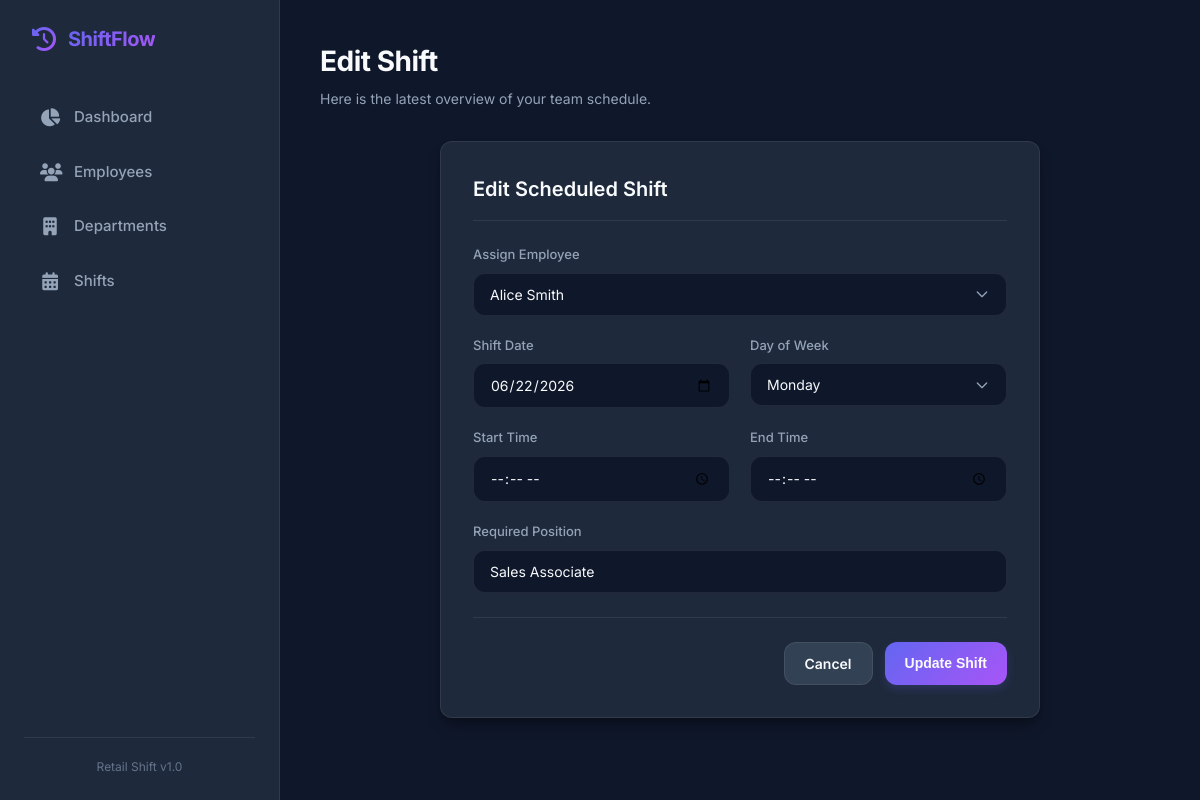
Page /edit_shift/2 on the committed database.
### tables this page shows
CREATE TABLE shifts(

        shift_id INTEGER PRIMARY KEY AUTOINCREMENT,

        employee_id INTEGER,

        shift_date TEXT,

        day_of_week TEXT,

        start_time TEXT,

        end_time TEXT,

        position_required TEXT,

        FOREIGN KEY(employee_id)
        REFERENCES employees(employee_id)

    );

CREATE TABLE employees(

        employee_id INTEGER PRIMARY KEY AUTOINCREMENT,

        first_name TEXT NOT NULL,

        last_name TEXT NOT NULL,

        phone TEXT,

        email TEXT,

        position TEXT

    , department_id INTEGER REFERENCES departments(department_id));

### app.py (the view, shortened to what this page needs)
@app.route("/edit_shift/<int:id>",
methods=["GET","POST"])
def edit_shift(id):
    conn=db()
    shift=conn.execute(
    "SELECT * FROM shifts WHERE shift_id=?",
    (id,)
    ).fetchone()
    employees=conn.execute(
    "SELECT * FROM employees"
    ).fetchall()
    return render_template(
        "edit_shift.html",
        shift=shift,
        employees=employees
    )

### app.py (called while the page is built)
def db():
    conn = sqlite3.connect(
        "retail_shift_management.db"
    )
    conn.row_factory = sqlite3.Row
    return conn

### templates/edit_shift.html (shortened to what this page needs)
{% extends "base.html" %}
{% block header_title %}Edit Shift{% endblock %}
{% block content %}
<div class="card" style="max-width: 600px; margin: 0 auto;">
    <div class="card-header">
        <h3>Edit Scheduled Shift</h3>
    </div>
    <form method="POST">
        <div class="form-grid">
            <div class="form-group form-group-full">
                <label class="form-label" for="employee_id">Assign Employee</label>
                <select class="form-control" name="employee_id" id="employee_id" required>
                    {% for e in employees %}
                    <option value="{{ e.employee_id }}" {% if e.employee_id == shift.employee_id %}selected{% endif %}>
                        {{ e.first_name }} {{ e.last_name }}
                    </option>
                    {% endfor %}
                </select>
            </div>
            <div class="form-group">
                <label class="form-label" for="shift_date">Shift Date</label>
                <input class="form-control" type="date" name="shift_date" id="shift_date" value="{{ shift.shift_date }}" required>
            </div>
            <div class="form-group">
                <label class="form-label" for="day">Day of Week</label>
                <select class="form-control" name="day" id="day" required>
                    {% for d in ['Monday', 'Tuesday', 'Wednesday', 'Thursday', 'Friday', 'Saturday', 'Sunday'] %}
                    <option value="{{ d }}" {% if d == shift.day_of_week %}selected{% endif %}>{{ d }}</option>
                    {% endfor %}
                </select>
            </div>
            <div class="form-group">
                <label class="form-label" for="start">Start Time</label>
                <input class="form-control" type="time" name="start" id="start" value="{{ shift.start_time }}" required>
            </div>
            <div class="form-group">
                <label class="form-label" for="end">End Time</label>
                <input class="form-control" type="time" name="end" id="end" value="{{ shift.end_time }}" required>
            </div>
            <div class="form-group form-group-full">
                <label class="form-label" for="position">Required Position</label>
                <input class="form-control" name="position" id="position" value="{{ shift.position_required }}" required>
            </div>
        </div>
        <div class="form-actions">
            <a href="/shifts" class="btn btn-secondary">Cancel</a>
            <button type="submit" class="btn btn-primary">Update Shift</button>
        </div>
    </form>
</div>
{% endblock %}

### static/style.css (style rules this page uses)
:root { --bg-primary: #0f172a; --bg-secondary: #1e293b; --bg-tertiary: #334155; --text-primary: #f8fafc; --text-secondary: #94a3b8; --text-muted: #64748b; --primary: #6366f1; --primary-hover: #4f46e5; --primary-gradient: linear-gradient(135deg, #6366f1 0%, #a855f7 100%); --accent: #f43f5e; --accent-hover: #e11d48; --success: #10b981; --border-color: rgba(255, 255, 255, 0.08); --card-shadow: 0 10px 15px -3px rgba(0, 0, 0, 0.3), 0 4px 6px -4px rgba(0, 0, 0, 0.3); --border-radius: 12px; --transition: all 0.25s cubic-bezier(0.4, 0, 0.2, 1); }
* { margin: 0; padding: 0; box-sizing: border-box; }
body { font-family: 'Inter', -apple-system, BlinkMacSystemFont, "Segoe UI", Roboto, sans-serif; background-color: var(--bg-primary); color: var(--text-primary); line-height: 1.5; overflow-x: hidden; }
.btn { display: inline-flex; align-items: center; justify-content: center; gap: 8px; padding: 10px 20px; font-size: 14px; font-weight: 600; border-radius: var(--border-radius); border: none; cursor: pointer; text-decoration: none; transition: var(--transition); }
.btn-primary { background: var(--primary-gradient); color: var(--text-primary); box-shadow: 0 4px 10px rgba(99, 102, 241, 0.2); }
.btn-secondary { background-color: var(--bg-tertiary); color: var(--text-primary); border: 1px solid var(--border-color); }
.card { background-color: var(--bg-secondary); border: 1px solid var(--border-color); border-radius: var(--border-radius); padding: 32px; box-shadow: var(--card-shadow); }
.card-header { margin-bottom: 24px; border-bottom: 1px solid var(--border-color); padding-bottom: 16px; }
.card-header h3 { font-size: 20px; font-weight: 600; }
.form-grid { display: grid; grid-template-columns: repeat(auto-fit, minmax(220px, 1fr)); gap: 20px; margin-bottom: 24px; }
.form-group { display: flex; flex-direction: column; gap: 8px; }
.form-group-full { grid-column: 1 / -1; }
.form-label { font-size: 13px; font-weight: 500; color: var(--text-secondary); }
.form-control { background-color: var(--bg-primary); border: 1px solid var(--border-color); color: var(--text-primary); padding: 12px 16px; border-radius: var(--border-radius); font-family: inherit; font-size: 14px; width: 100%; transition: var(--transition); }
.form-control::placeholder { color: var(--text-muted); }
select.form-control { appearance: none; background-repeat: no-repeat; background-position: right 16px center; background-size: 16px; padding-right: 40px; }
.form-actions { display: flex; justify-content: flex-end; gap: 12px; margin-top: 12px; border-top: 1px solid var(--border-color); padding-top: 24px; }

### rows in the picture
shifts: employee_id "Alice Smith", shift_date "06/22/2026", day "Monday", position "Sales Associate"
